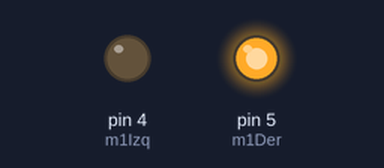
Recording of a sketch running on a simulated Arduino Uno, built with avr-gcc and run on an emulated ATmega328P. Parts: output pins drawn as LEDs (lit = HIGH).

Above: at 0.5 s.
At 2.5 s:
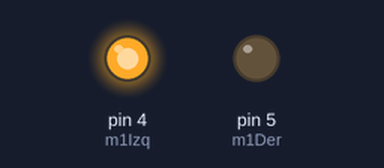
At 3.5 s:
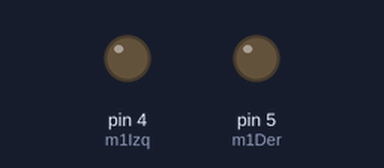
Timing chart, 0 to 5.2 s (numbered marks = the images above):
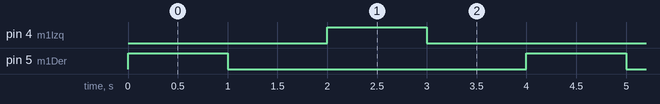

Measured:
- by itself, pin 4 (m1Izq), pin 5 (m1Der): alternates HIGH for 1.0 s and LOW for 3.0 s
- by itself, everything shown: repeats every 4.0 s, in 4 steps

The sketch:

puenteH.ino
```cpp
int m1Izq = 4;
int m1Der = 5;
void setup() {

  pinMode(m1Izq,OUTPUT);
  pinMode(m1Der,OUTPUT);
  Serial.begin(3600);
}

void loop() {
  digitalWrite(m1Der,127);
  digitalWrite(m1Izq,LOW);
  delay(1000);
  digitalWrite(m1Der,LOW);
  digitalWrite(m1Izq,LOW);
  delay(1000);
  digitalWrite(m1Der,LOW);
  digitalWrite(m1Izq,HIGH);
  delay(1000);
  digitalWrite(m1Der,LOW);
  digitalWrite(m1Izq,LOW);
  delay(1000);


}
```
